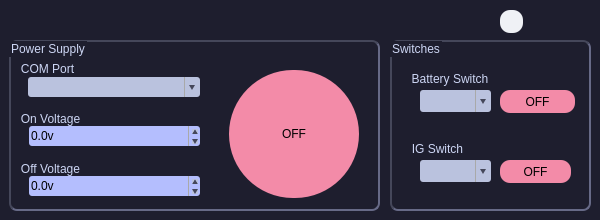
<?xml version="1.0" encoding="UTF-8"?>
<ui version="4.0">
 <class>MainWindow</class>
 <widget class="QMainWindow" name="MainWindow">
  <property name="windowModality">
   <enum>Qt::NonModal</enum>
  </property>
  <property name="geometry">
   <rect>
    <x>0</x>
    <y>0</y>
    <width>600</width>
    <height>220</height>
   </rect>
  </property>
  <property name="sizePolicy">
   <sizepolicy hsizetype="Fixed" vsizetype="Fixed">
    <horstretch>0</horstretch>
    <verstretch>0</verstretch>
   </sizepolicy>
  </property>
  <property name="minimumSize">
   <size>
    <width>600</width>
    <height>220</height>
   </size>
  </property>
  <property name="maximumSize">
   <size>
    <width>600</width>
    <height>220</height>
   </size>
  </property>
  <property name="sizeIncrement">
   <size>
    <width>1</width>
    <height>1</height>
   </size>
  </property>
  <property name="windowTitle">
   <string>MainWindow</string>
  </property>
  <property name="styleSheet">
   <string notr="true">#centralwidget, QGroupBox{
background: rgb(30, 30, 46);
color: rgb(205, 214, 244);
border: none;
font-family: &quot;Hack Nerd Font Mono&quot;, &quot;Monaco&quot;;
}

#PSFrame, #SwitchesFrame {
border-width: 2px;
border-radius: 8px;
border-color: rgb(69, 71, 90);
border-style: inset;
}

QComboBox {
background: rgb(186, 194, 222);
border: none;
border-radius: 3px;
cursor: pointer;
font-family: &quot;Hack Nerd Font Mono&quot;, &quot;Monaco&quot;;
}

QComboBox QAbstractItemView {
background: rgb(166, 173, 200);
border-radius: 6px;
padding-top: 3px;
padding-left: 4px;
}

QComboBox::drop-down {
subcontrol-origin: padding;
subcontrol-position: top right;
width: 15px;
border-left-width: 1px;
border-left-color: darkgray;
border-left-style: solid;
border-top-right-radius: 3px;
border-bottom-right-radius: 3px;
}

QComboBox::down-arrow{ 
width: 0;
height: 0;
border-style: solid;
border-right: 3px solid rgb(186, 194, 222);
border-left: 3px solid rgb(186, 194, 222);
border-top: 5px solid rgb(69, 71, 90);
border-bottom: 0;
}

QDoubleSpinBox {
background: rgb(180, 190, 254);
border-radius: 3px;
font-family: &quot;Hack Nerd Font Mono&quot;, &quot;Monaco&quot;;
}

QDoubleSpinBox::up-button, QDoubleSpinBox::down-button {
border: none;
border-left-width: 1px;
border-left-color: darkgray;
border-left-style: solid;
}

QDoubleSpinBox::up-arrow, QDoubleSpinBox::down-arrow {
  width: 0;
  height: 0;
  border-style: solid;
  border-right: 3px solid rgb(186, 194, 222);
  border-left: 3px solid rgb(186, 194, 222);
  border-bottom: 5px solid rgb(69, 71, 90);
  border-top: 0;
}

QDoubleSpinBox::down-arrow {
border-top: 5px solid rgb(69, 71, 90);
border-bottom: 0;
}

QPushButton {
background: rgb(243, 139, 168);
border-width: 2px;
border-radius: 10px;
border-color: rgb(69, 71, 90);
text-align: center;
text-decoration: none;
display: inline-block;
transition-duration: 0.4s;
font-family: &quot;Hack Nerd Font Mono&quot;, &quot;Monaco&quot;;
}

QPushButton:hover {
background-color: rgb(235, 160, 172);
border-style: outset;
}

QPushButton::pressed{
border-style: inset;
}

#Close {
background: transparent;
}

#Minimise {
background: transparent;
}

#DarkMode {
background: rgb(239, 241, 245);
}

#PSButton {
border-radius: 64%;
}</string>
  </property>
  <property name="unifiedTitleAndToolBarOnMac">
   <bool>false</bool>
  </property>
  <widget class="QWidget" name="centralwidget">
   <property name="sizePolicy">
    <sizepolicy hsizetype="Fixed" vsizetype="Fixed">
     <horstretch>0</horstretch>
     <verstretch>0</verstretch>
    </sizepolicy>
   </property>
   <widget class="QGroupBox" name="PSFrame">
    <property name="geometry">
     <rect>
      <x>9</x>
      <y>40</y>
      <width>371</width>
      <height>171</height>
     </rect>
    </property>
    <property name="styleSheet">
     <string notr="true"/>
    </property>
    <property name="title">
     <string>Power Supply</string>
    </property>
    <property name="flat">
     <bool>false</bool>
    </property>
    <widget class="QGroupBox" name="ComPort">
     <property name="geometry">
      <rect>
       <x>10</x>
       <y>20</y>
       <width>190</width>
       <height>41</height>
      </rect>
     </property>
     <property name="contextMenuPolicy">
      <enum>Qt::DefaultContextMenu</enum>
     </property>
     <property name="layoutDirection">
      <enum>Qt::LeftToRight</enum>
     </property>
     <property name="autoFillBackground">
      <bool>false</bool>
     </property>
     <property name="title">
      <string>COM Port</string>
     </property>
     <property name="flat">
      <bool>true</bool>
     </property>
     <property name="checkable">
      <bool>false</bool>
     </property>
     <widget class="QComboBox" name="ComDropDown">
      <property name="geometry">
       <rect>
        <x>9</x>
        <y>17</y>
        <width>172</width>
        <height>20</height>
       </rect>
      </property>
      <property name="editable">
       <bool>false</bool>
      </property>
      <property name="currentText">
       <string/>
      </property>
      <property name="minimumContentsLength">
       <number>0</number>
      </property>
      <property name="placeholderText">
       <string>Select Power Supply COM port</string>
      </property>
      <property name="duplicatesEnabled">
       <bool>false</bool>
      </property>
      <property name="frame">
       <bool>true</bool>
      </property>
      <item>
       <property name="text">
        <string>PS Serial</string>
       </property>
      </item>
      <item>
       <property name="text">
        <string>COM1</string>
       </property>
      </item>
      <item>
       <property name="text">
        <string>COM10</string>
       </property>
      </item>
     </widget>
    </widget>
    <widget class="QPushButton" name="PSButton">
     <property name="geometry">
      <rect>
       <x>220</x>
       <y>30</y>
       <width>130</width>
       <height>128</height>
      </rect>
     </property>
     <property name="focusPolicy">
      <enum>Qt::WheelFocus</enum>
     </property>
     <property name="text">
      <string>OFF</string>
     </property>
     <property name="checkable">
      <bool>false</bool>
     </property>
     <property name="autoExclusive">
      <bool>false</bool>
     </property>
     <property name="autoDefault">
      <bool>false</bool>
     </property>
     <property name="default">
      <bool>false</bool>
     </property>
     <property name="flat">
      <bool>false</bool>
     </property>
    </widget>
    <widget class="QGroupBox" name="OnVoltage">
     <property name="geometry">
      <rect>
       <x>10</x>
       <y>70</y>
       <width>191</width>
       <height>41</height>
      </rect>
     </property>
     <property name="title">
      <string>On Voltage</string>
     </property>
     <property name="flat">
      <bool>true</bool>
     </property>
     <widget class="QDoubleSpinBox" name="OnVoltageSelector">
      <property name="geometry">
       <rect>
        <x>10</x>
        <y>16</y>
        <width>171</width>
        <height>20</height>
       </rect>
      </property>
      <property name="focusPolicy">
       <enum>Qt::WheelFocus</enum>
      </property>
      <property name="wrapping">
       <bool>false</bool>
      </property>
      <property name="frame">
       <bool>false</bool>
      </property>
      <property name="readOnly">
       <bool>false</bool>
      </property>
      <property name="buttonSymbols">
       <enum>QAbstractSpinBox::UpDownArrows</enum>
      </property>
      <property name="keyboardTracking">
       <bool>true</bool>
      </property>
      <property name="showGroupSeparator" stdset="0">
       <bool>false</bool>
      </property>
      <property name="prefix">
       <string/>
      </property>
      <property name="suffix">
       <string>v</string>
      </property>
      <property name="decimals">
       <number>1</number>
      </property>
      <property name="maximum">
       <double>40.000000000000000</double>
      </property>
      <property name="singleStep">
       <double>1.000000000000000</double>
      </property>
      <property name="stepType">
       <enum>QAbstractSpinBox::DefaultStepType</enum>
      </property>
     </widget>
    </widget>
    <widget class="QGroupBox" name="OffVoltage">
     <property name="geometry">
      <rect>
       <x>10</x>
       <y>120</y>
       <width>191</width>
       <height>41</height>
      </rect>
     </property>
     <property name="title">
      <string>Off Voltage</string>
     </property>
     <property name="flat">
      <bool>true</bool>
     </property>
     <widget class="QDoubleSpinBox" name="OffVoltageSelector">
      <property name="geometry">
       <rect>
        <x>10</x>
        <y>16</y>
        <width>171</width>
        <height>20</height>
       </rect>
      </property>
      <property name="frame">
       <bool>false</bool>
      </property>
      <property name="buttonSymbols">
       <enum>QAbstractSpinBox::UpDownArrows</enum>
      </property>
      <property name="suffix">
       <string>v</string>
      </property>
      <property name="decimals">
       <number>1</number>
      </property>
      <property name="maximum">
       <double>40.000000000000000</double>
      </property>
      <property name="singleStep">
       <double>0.500000000000000</double>
      </property>
      <property name="stepType">
       <enum>QAbstractSpinBox::DefaultStepType</enum>
      </property>
     </widget>
    </widget>
   </widget>
   <widget class="QGroupBox" name="SwitchesFrame">
    <property name="geometry">
     <rect>
      <x>390</x>
      <y>40</y>
      <width>201</width>
      <height>171</height>
     </rect>
    </property>
    <property name="acceptDrops">
     <bool>false</bool>
    </property>
    <property name="title">
     <string notr="true">Switches</string>
    </property>
    <property name="alignment">
     <set>Qt::AlignLeading|Qt::AlignLeft|Qt::AlignVCenter</set>
    </property>
    <property name="flat">
     <bool>false</bool>
    </property>
    <property name="checkable">
     <bool>false</bool>
    </property>
    <property name="checked">
     <bool>false</bool>
    </property>
    <widget class="QGroupBox" name="IGSwitch">
     <property name="geometry">
      <rect>
       <x>20</x>
       <y>100</y>
       <width>171</width>
       <height>51</height>
      </rect>
     </property>
     <property name="title">
      <string>IG Switch</string>
     </property>
     <property name="flat">
      <bool>true</bool>
     </property>
     <widget class="QComboBox" name="IGComPort">
      <property name="geometry">
       <rect>
        <x>10</x>
        <y>20</y>
        <width>71</width>
        <height>22</height>
       </rect>
      </property>
      <property name="placeholderText">
       <string>T15 connected to which relay ?</string>
      </property>
     </widget>
     <widget class="QPushButton" name="IGButton">
      <property name="geometry">
       <rect>
        <x>90</x>
        <y>20</y>
        <width>71</width>
        <height>23</height>
       </rect>
      </property>
      <property name="text">
       <string>OFF</string>
      </property>
     </widget>
    </widget>
    <widget class="QGroupBox" name="BatterySwitch">
     <property name="geometry">
      <rect>
       <x>20</x>
       <y>30</y>
       <width>171</width>
       <height>51</height>
      </rect>
     </property>
     <property name="title">
      <string>Battery Switch</string>
     </property>
     <property name="flat">
      <bool>true</bool>
     </property>
     <widget class="QComboBox" name="BatteryComPort">
      <property name="geometry">
       <rect>
        <x>10</x>
        <y>20</y>
        <width>71</width>
        <height>22</height>
       </rect>
      </property>
      <property name="placeholderText">
       <string>T30 connected to which relay ?</string>
      </property>
     </widget>
     <widget class="QPushButton" name="BatteryButton">
      <property name="geometry">
       <rect>
        <x>90</x>
        <y>20</y>
        <width>75</width>
        <height>23</height>
       </rect>
      </property>
      <property name="text">
       <string>OFF</string>
      </property>
     </widget>
    </widget>
   </widget>
   <widget class="QPushButton" name="Close">
    <property name="geometry">
     <rect>
      <x>560</x>
      <y>10</y>
      <width>23</width>
      <height>23</height>
     </rect>
    </property>
    <property name="text">
     <string/>
    </property>
    <property name="icon">
     <iconset>
      <normaloff>icons/close.svg</normaloff>icons/close.svg</iconset>
    </property>
    <property name="iconSize">
     <size>
      <width>23</width>
      <height>23</height>
     </size>
    </property>
   </widget>
   <widget class="QPushButton" name="Minimise">
    <property name="geometry">
     <rect>
      <x>530</x>
      <y>10</y>
      <width>23</width>
      <height>23</height>
     </rect>
    </property>
    <property name="text">
     <string/>
    </property>
    <property name="icon">
     <iconset>
      <normaloff>icons/minimise.png</normaloff>icons/minimise.png</iconset>
    </property>
    <property name="iconSize">
     <size>
      <width>23</width>
      <height>23</height>
     </size>
    </property>
   </widget>
   <widget class="QPushButton" name="DarkMode">
    <property name="geometry">
     <rect>
      <x>500</x>
      <y>10</y>
      <width>23</width>
      <height>23</height>
     </rect>
    </property>
    <property name="text">
     <string/>
    </property>
    <property name="icon">
     <iconset>
      <normaloff>icons/light_mode.png</normaloff>icons/light_mode.png</iconset>
    </property>
    <property name="iconSize">
     <size>
      <width>23</width>
      <height>23</height>
     </size>
    </property>
   </widget>
   <widget class="QLabel" name="label">
    <property name="geometry">
     <rect>
      <x>60</x>
      <y>10</y>
      <width>151</width>
      <height>21</height>
     </rect>
    </property>
    <property name="toolTip">
     <string>&lt;html&gt;&lt;head/&gt;&lt;body&gt;&lt;p&gt;UX - Continental TCI,&lt;br/&gt;Bengaluru, India&lt;/p&gt;&lt;/body&gt;&lt;/html&gt;</string>
    </property>
    <property name="text">
     <string/>
    </property>
    <property name="pixmap">
     <pixmap>icons/conti_logo.png</pixmap>
    </property>
    <property name="scaledContents">
     <bool>true</bool>
    </property>
   </widget>
   <widget class="QLabel" name="label_2">
    <property name="geometry">
     <rect>
      <x>20</x>
      <y>10</y>
      <width>21</width>
      <height>21</height>
     </rect>
    </property>
    <property name="toolTip">
     <string notr="true">&lt;html&gt;&lt;head/&gt;&lt;body&gt;&lt;p&gt;Harish Kathalingam (uif51939)&lt;/p&gt;&lt;/body&gt;&lt;/html&gt;</string>
    </property>
    <property name="toolTipDuration">
     <number>-4</number>
    </property>
    <property name="text">
     <string/>
    </property>
    <property name="pixmap">
     <pixmap>icons/Dev.png</pixmap>
    </property>
    <property name="scaledContents">
     <bool>true</bool>
    </property>
   </widget>
  </widget>
 </widget>
 <resources/>
 <connections/>
</ui>
